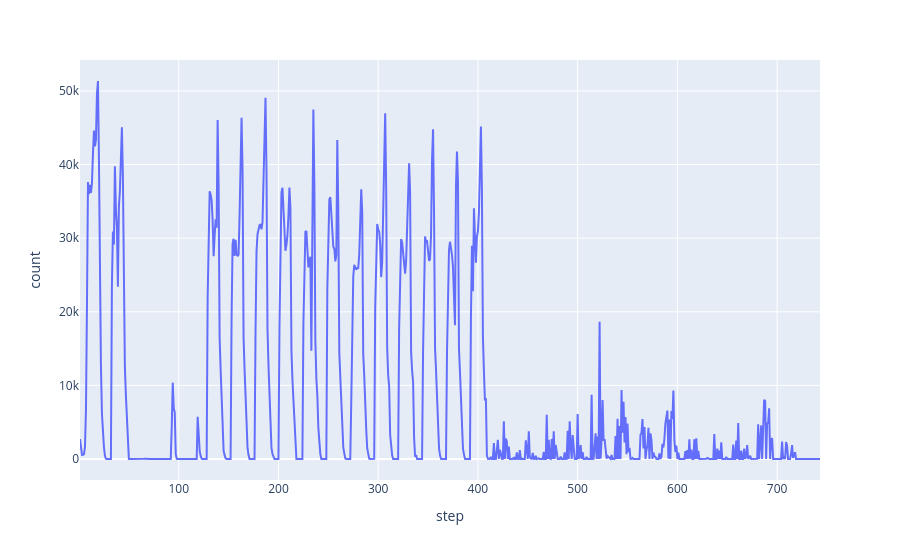

The notebook cell this image was saved under:
### Markdown cell above
Transaction volume over step

### Code cell
volume_by_step = df.groupby("step").size().reset_index(name="count")
fig = px.line(volume_by_step, x="step", y="count")
fig

### Figure 1 — Plotly figure (JSON) as saved in the notebook; plotly's stock layout.template omitted (floating-point values rounded to 4 significant figures; data arrays with more than 128 entries replaced by an {"elided": "..."} marker saying what was removed)
{"data": [{"hovertemplate": "step=%{x}<br>count=%{y}<extra></extra>", "legendgroup": "", "line": {"color": "#636efa", "dash": "solid"}, "marker": {"symbol": "circle"}, "mode": "lines", "name": "", "orientation": "v", "showlegend": false, "type": "scatter", "x": {"elided": "743 int values"}, "xaxis": "x", "y": {"elided": "743 int values"}, "yaxis": "y"}], "layout": {"legend": {"tracegroupgap": 0}, "margin": {"t": 60}, "xaxis": {"anchor": "y", "domain": [0.0, 1.0], "title": {"text": "step"}}, "yaxis": {"anchor": "x", "domain": [0.0, 1.0], "title": {"text": "count"}}}}
